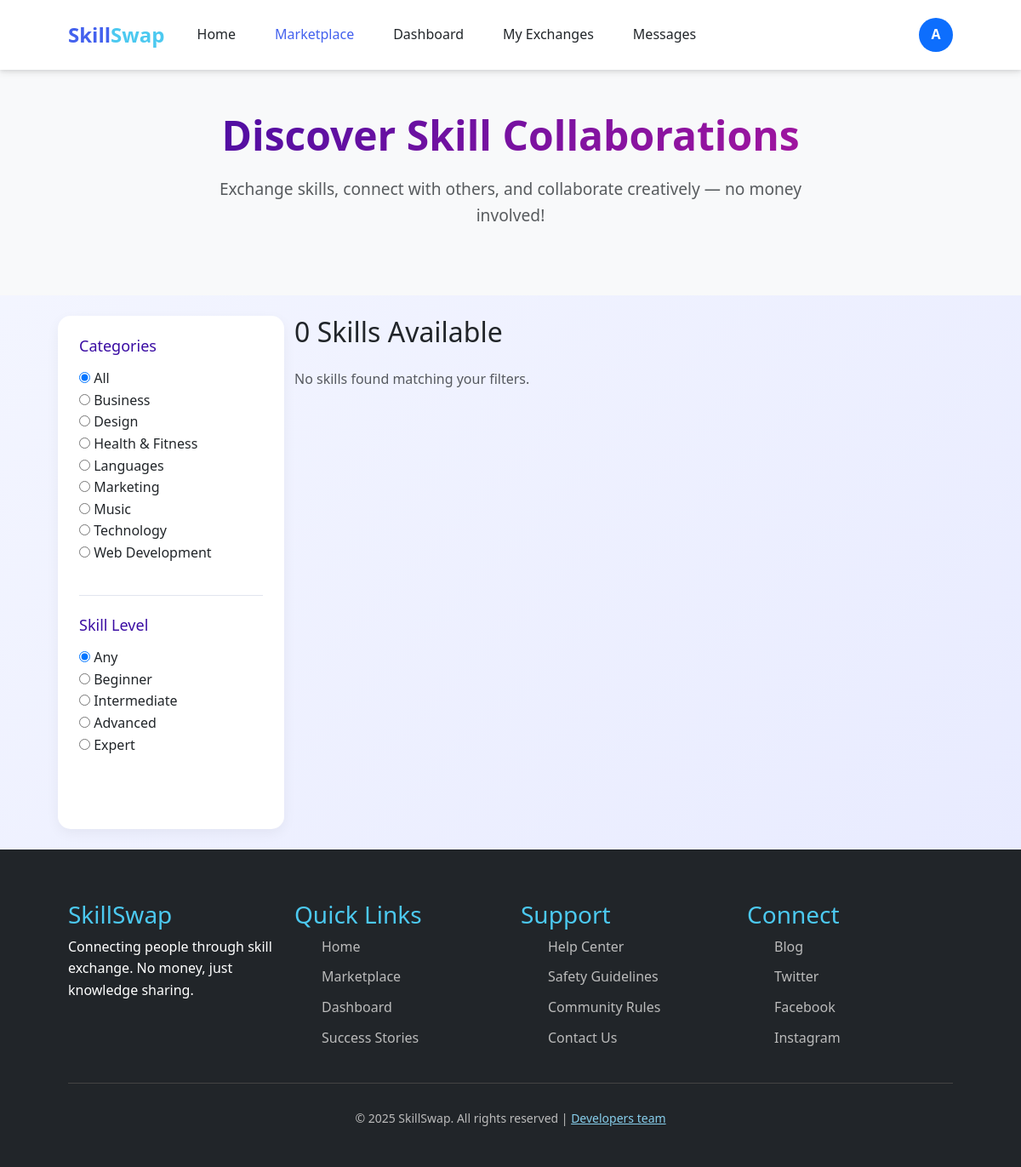
/marketplace/ (signed in), run on an earlier commit of the app's database.
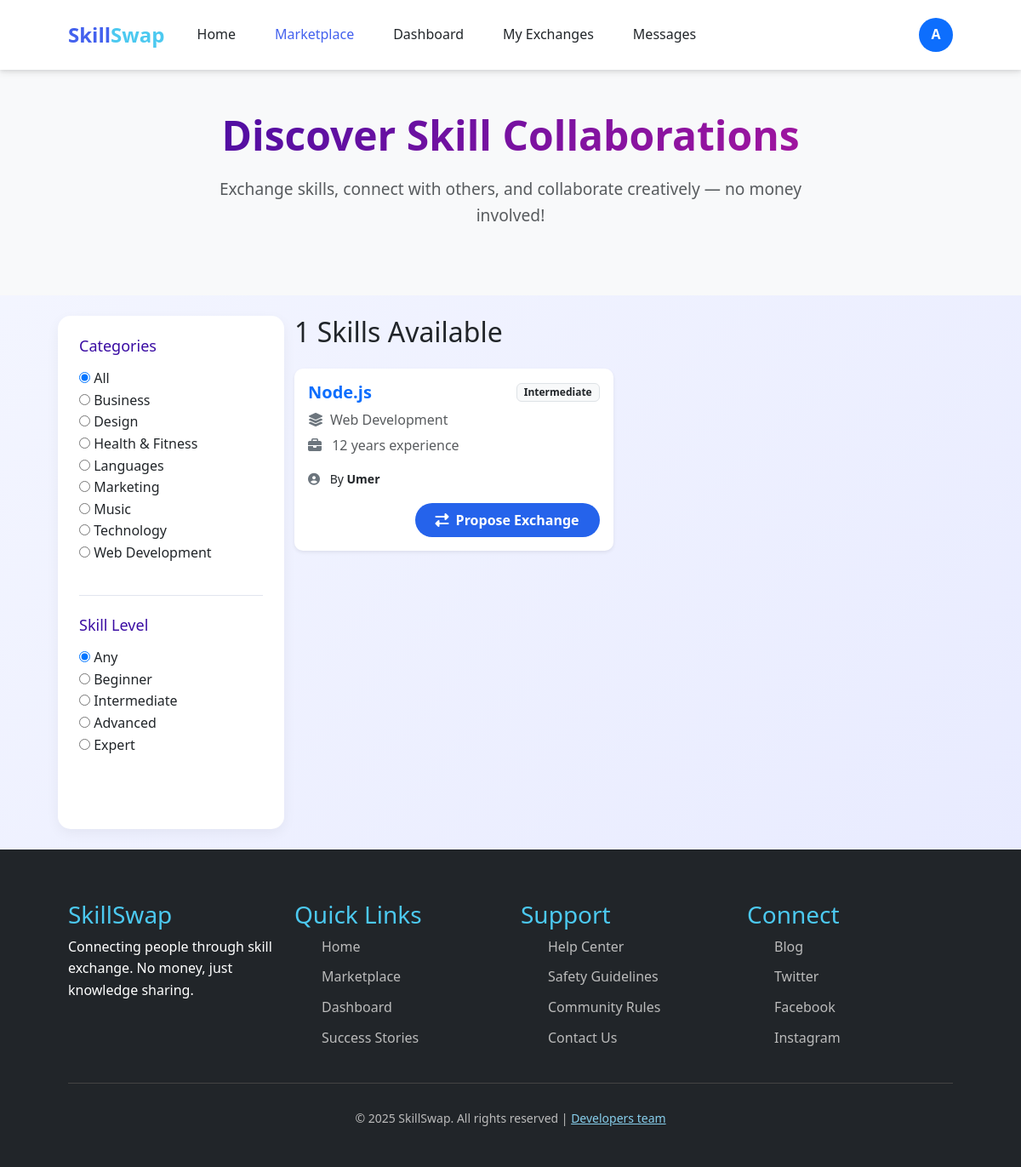
And on a later commit of the database.
### main/models.py (models this page shows, shortened)
class Category(models.Model):
    name = models.CharField(max_length=100, unique=True)
    class Meta:
        verbose_name_plural = "Categories"
        ordering = ["name"]

class UserSkill(models.Model):
    SKILL_ROLE = (
        ("offer", "Can Offer"),
        ("seek", "Looking For"),
    )
    PROFICIENCY_CHOICES = [
        ("beginner", "Beginner"),
        ("intermediate", "Intermediate"),
        ("advanced", "Advanced"),
        ("expert", "Expert"),
    ]
    user = models.ForeignKey(User, on_delete=models.CASCADE)
    skill = models.ForeignKey(Skill, on_delete=models.CASCADE)
    role = models.CharField(max_length=10, choices=SKILL_ROLE, default="offer")
    proficiency = models.CharField(
        max_length=20, choices=PROFICIENCY_CHOICES, default="beginner"
    )
    experience_years = models.PositiveIntegerField(default=0)
    class Meta:
        unique_together = ("user", "skill", "role")
        indexes = [
            models.Index(fields=["role"]),
            models.Index(fields=["proficiency"]),
            models.Index(fields=["user", "role"]),
        ]

class Skill(models.Model):
    name = models.CharField(max_length=100, unique=True)
    category = models.ForeignKey(
        Category,
        on_delete=models.SET_NULL,
        null=True,
        blank=True,
        related_name="skills",
    )

class UserProfile(models.Model):
    user = models.OneToOneField(User, on_delete=models.CASCADE)
    full_name = models.CharField(max_length=150)
    bio = models.TextField()
    location = models.CharField(max_length=100)
    certifications = models.FileField(
        upload_to="certifications/", blank=True, null=True
    )
    created_at = models.DateTimeField(auto_now_add=True)

### main/views.py (the view)
# urls.py: path('marketplace/', views.marketplace_view, name='marketplace'),
@login_required
def marketplace_view(request):
    categories = Category.objects.all()
    levels = ["Any", "Beginner", "Intermediate", "Advanced", "Expert"]
    no_unseen_messages = Message.objects.filter(
        receiver=request.user, is_read=False
    ).count()
    no_pending_exchanges = Exchange.objects.filter(
        user2=request.user, status="pending"
    ).count()
    category_id = request.GET.get("category")
    level = request.GET.get("level")
    offered_skills = (
        UserSkill.objects.filter(role="offer")
        .exclude(user=request.user)
        .select_related("user", "user__userprofile", "skill", "skill__category")
    )
    if category_id and category_id.lower() != "all":
        offered_skills = offered_skills.filter(skill__category_id=category_id)
    if level and level.lower() != "any":
        offered_skills = offered_skills.filter(proficiency__iexact=level)
    context = {
        "categories": categories,
        "skills": offered_skills,
        "levels": levels,
        "selected_category": category_id or "all",
        "selected_level": level or "any",
        "unseen_messages": no_unseen_messages,
        "pending_exchanges": no_pending_exchanges,
    }
    return render(request, "marketplace.html", context)

### main/templates/marketplace.html (shortened to what this page needs)
{% extends "base.html" %}
{% load static %}
{% block styles %}
<link rel="stylesheet" href="{% static 'css/home.css' %}">
{% endblock %}
{% block content %}
<section class="marketplace-hero py-5 text-center bg-light">
    <div class="container">
        <h1 class="fw-bold">Discover Skill Collaborations</h1>
        <p class="text-muted">
            Exchange skills, connect with others, and collaborate creatively — no money involved!
        </p>
    </div>
</section>
<div class="container py-4">
    <div class="row">
        <div class="col-md-3 filters-sidebar">
            <div class="filter-section mb-4">
                <h3>Categories</h3>
                <ul class="list-unstyled">
                    <li>
                        <input type="radio" id="cat-all" name="category"
                               {% if not request.GET.category %}checked{% endif %}
                               onchange="applyFilters('all','{{ request.GET.level|default:'' }}')">
                        <label for="cat-all">All</label>
                    </li>
                    {% for category in categories %}
                    <li>
                        <input type="radio" id="cat{{ category.id }}" name="category"
                               value="{{ category.id }}"
                               onchange="applyFilters('{{ category.id }}','{{ request.GET.level|default:'' }}')">
                        <label for="cat{{ category.id }}">{{ category.name }}</label>
                    </li>
                    {% empty %}
                    <li class="text-muted">No categories found.</li>
                    {% endfor %}
                </ul>
            </div>
            <div class="filter-section">
                <h3>Skill Level</h3>
                <ul class="list-unstyled">
                    {% for lvl in levels %}
                    <li>
                        <input type="radio" id="level-{{ lvl|lower }}" name="level"
                               value="{{ lvl }}"
                               {% if selected_level|lower == lvl|lower %}checked{% endif %}
                               onchange="applyFilters('{{ request.GET.category|default:'all' }}','{{ lvl }}')">
                        <label for="level-{{ lvl|lower }}">{{ lvl }}</label>
                    </li>
                    {% endfor %}
                </ul>
            </div>
        </div>
        <div class="col-md-9">
            <div class="d-flex justify-content-between align-items-center mb-3">
                <h2>{{ skills|length }} Skills Available</h2>
            </div>
            <div class="skills-grid">
                {% for uskill in skills %}
  <div class="card shadow-sm border-0 skill-card mb-4">
  <div class="card-body">
    <div class="d-flex justify-content-between align-items-center mb-2">
      <h5 class="card-title text-primary fw-bold mb-0">
        {{ uskill.skill.name }}
      </h5>
      <span class="badge bg-light text-dark border">{{ uskill.get_proficiency_display }}</span>
    </div>
    <p class="text-muted mb-1">
      <i class="fas fa-layer-group me-2 text-secondary"></i>{{ uskill.skill.category.name }}
    </p>
    <p class="text-muted mb-1">
      <i class="fas fa-briefcase me-2 text-secondary"></i>
      {{ uskill.experience_years }} year{{ uskill.experience_years|pluralize }} experience
    </p>
    <p class="mt-3 mb-3 small">
      <i class="fas fa-user-circle me-2 text-secondary"></i>
      By
      <a href="{% url 'profile' uskill.user.id %}" class="fw-semibold text-decoration-none text-dark">
        {{ uskill.user.userprofile.full_name|default:uskill.user.username }}
      </a>
    </p>
    <div class="text-end">
      <a href="{% url 'propose_exchange' uskill.id %}" class="btn btn-primary px-4 py-2 fw-semibold rounded-pill">
        <i class="fas fa-exchange-alt me-2"></i>Propose Exchange
      </a>
    </div>
  </div>
</div>
                {% empty %}
                <p class="text-muted">No skills found matching your filters.</p>
                {% endfor %}
            </div>
        </div>
    </div>
</div>
{% endblock %}

### main/templates/base.html (shortened to what this page needs)
{% load static %}
<!DOCTYPE html>
<html lang="en">
<head>
    {% block styles %} {% endblock styles %}
    <link rel="stylesheet" href="https://cdn.jsdelivr.net/npm/bootstrap@5.3.0/dist/css/bootstrap.min.css">
    <link rel="stylesheet" href="https://cdnjs.cloudflare.com/ajax/libs/font-awesome/6.4.0/css/all.min.css">
    <link rel="stylesheet" href="{% static 'css/style.css' %}">
</head>
<body>
    <header>
  <nav class="navbar navbar-expand-lg navbar-light bg-white shadow-sm">
    <div class="container">
      <a class="logo" href="{% url 'index' %}">
        Skill<span>Swap</span>
      </a>
      <div class="collapse navbar-collapse" id="navbarNav">
        <ul class="navbar-nav me-auto nav-links">
          <li class="nav-item">
            <a class="nav-link {% if request.resolver_match.url_name == 'index' %}active{% endif %}" href="{% url 'index' %}">Home</a>
          </li>
          <li class="nav-item">
            <a class="nav-link {% if request.resolver_match.url_name == 'marketplace' %}active{% endif %}" href="{% url 'marketplace' %}">Marketplace</a>
          </li>
          {% if user.is_staff %}
          <li class="nav-item">
            <a class="nav-link {% if request.resolver_match.url_name == 'admin_dashboard' %}active{% endif %}" href="{% url 'admin_dashboard' %}">Admin Dashboard</a>
          </li>
          {% else %}
          <li class="nav-item">
            <a class="nav-link {% if request.resolver_match.url_name == 'dashboard' %}active{% endif %}" href="{% url 'dashboard' %}">Dashboard</a>
          </li>
          {% endif %}
          {% if user.is_authenticated %}
          <li class="nav-item">
            <a class="nav-link {% if request.resolver_match.url_name == 'exchanges' %}active{% endif %}" href="{% url 'exchanges' %}">My Exchanges
            </a>
          </li>
          <li class="nav-item">
            <a class="nav-link {% if request.resolver_match.url_name == 'messages' or request.resolver_match.url_name == 'conversation' %}active{% endif %}" href="{% url 'messages' %}">
              Messages
            </a>
          </li>
          {% endif %}
        </ul>
        <div class="d-flex align-items-center">
          {% if user.is_authenticated %}
            <div class="dropdown">
              <a href="#" class="d-flex align-items-center text-decoration-none dropdown-toggle" id="userDropdown" data-bs-toggle="dropdown" aria-expanded="false">
                <div class="rounded-circle bg-primary text-white d-flex justify-content-center align-items-center" style="width:40px; height:40px; font-weight:600;">
                  {% if user.first_name %}
                    {{ user.first_name|slice:":1"|upper }}
                  {% else %}
                    {{ user.username|slice:":1"|upper }}
                  {% endif %}
                </div>
              </a>
            </div>
          {% else %}
            <a href="{% url 'login' %}" class="btn btn-outline me-2">Log In</a>
            <a href="{% url 'signup' %}" class="btn btn-primary">Register</a>
          {% endif %}
        </div>
      </div>
    </div>
  </nav>
</header>
    <main>
        {% block content %}
        {% endblock content %}
    </main>
    <footer>
        <div class="container">
            <div class="row">
                <div class="col-lg-3 col-md-6 mb-4">
                    <h3>SkillSwap</h3>
                    <p>Connecting people through skill exchange. No money, just knowledge sharing.</p>
                </div>
                <div class="col-lg-3 col-md-6 mb-4">
                    <h3>Quick Links</h3>
                    <ul class="footer-links">
                        <li><a href="{% url 'index' %}">Home</a></li>
                        <li><a href="{% url 'marketplace' %}">Marketplace</a></li>
                        <li><a href="{% url 'dashboard' %}">Dashboard</a></li>
                        <li><a href="#">Success Stories</a></li>
                    </ul>
                </div>
                <div class="col-lg-3 col-md-6 mb-4">
                    <h3>Support</h3>
                    <ul class="footer-links">
                        <li><a href="#">Help Center</a></li>
                        <li><a href="#">Safety Guidelines</a></li>
                        <li><a href="#">Community Rules</a></li>
                        <li><a href="#">Contact Us</a></li>
                    </ul>
                </div>
                <div class="col-lg-3 col-md-6 mb-4">
                    <h3>Connect</h3>
                    <ul class="footer-links">
                        <li><a href="#">Blog</a></li>
                        <li><a href="#">Twitter</a></li>
                        <li><a href="#">Facebook</a></li>
                        <li><a href="#">Instagram</a></li>
                    </ul>
                </div>
            </div>
            <div class="copyright text-center">
                <p>&copy; 2025 SkillSwap. All rights reserved | <a class="devlink" style="color: skyblue;" href="{% url "devteam" %}">Developers team</a></p>
            </div>
        </div>
    </footer>
</body>
</html>

What changed in the data, as far as the page shows it:
added UserSkill: skill.name "Node.js", proficiency "Intermediate", skill.category.name "Web Development", experience_years "12", user.userprofile.full_name "Umer"
Also different on the page:
{{ skills|length }}: "0" → "1"
text no longer shown: "No skills found matching your filters."
